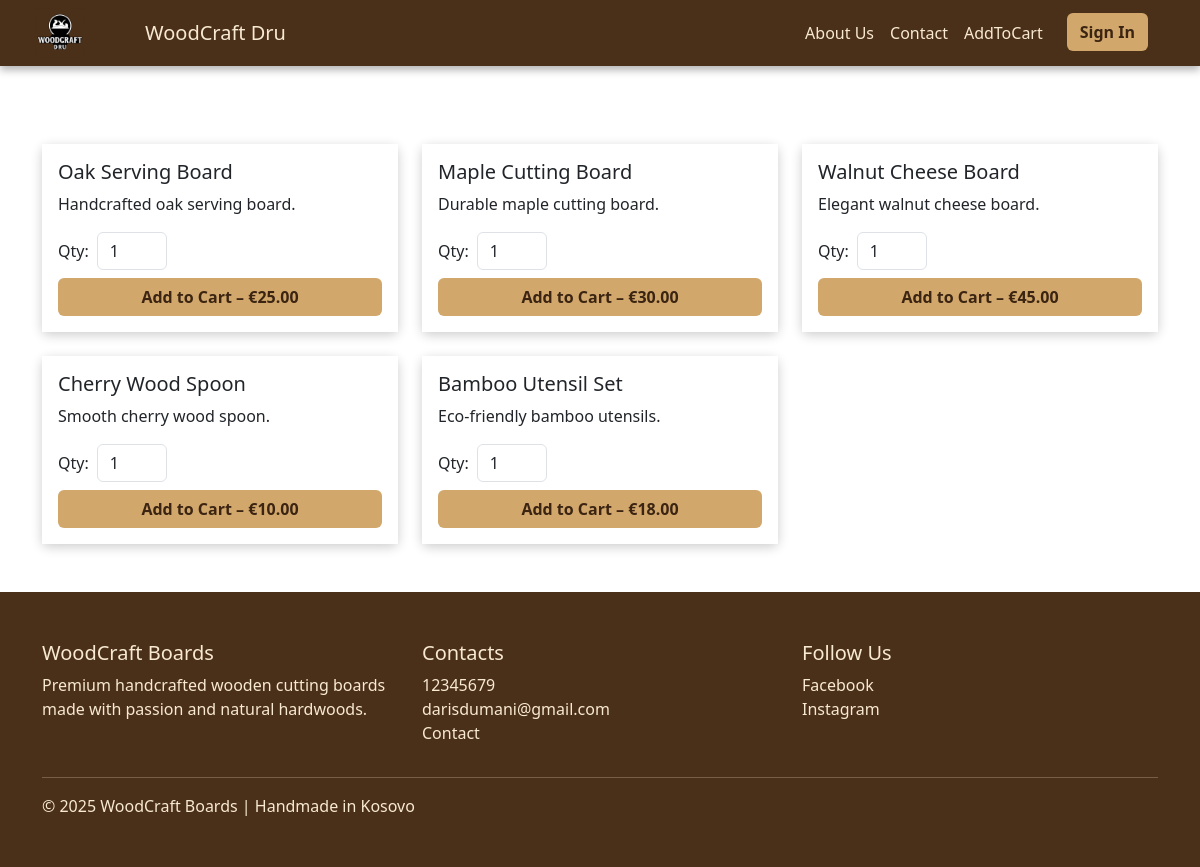
/products.php, run on the app's committed database.
### tables this page shows
CREATE TABLE products (
    id INT AUTO_INCREMENT PRIMARY KEY,
    name VARCHAR(150) NOT NULL,
    description TEXT,
    price DECIMAL(10, 2) NOT NULL,
    stock INT DEFAULT 0,
    image MEDIUMBLOB,
    created_at TIMESTAMP DEFAULT CURRENT_TIMESTAMP
);

### app/models/ProductModel.php (called while the page is built, shortened)
<?php
class ProductModel {
    private $conn;
    private $table = "products";
    public function __construct($db) {
        $this->conn = $db;
    }
    public function all() {
        return $this->conn
            ->query("SELECT * FROM {$this->table}")
            ->fetchAll(PDO::FETCH_ASSOC);
    }
}

### public/products.php (the view, shortened to what this page needs)
<?php
require_once "../app/models/ProductModel.php";
$database = new Database();
$db = $database->connect();
$productModel = new ProductModel($db);
$products = $productModel->all();
?>
<!DOCTYPE html>
<html lang="en">
<head>
  <link href="https://cdn.jsdelivr.net/npm/bootstrap@5.3.3/dist/css/bootstrap.min.css" rel="stylesheet">
  <link rel="stylesheet" href="assets/css/index.css">
</head>
<body>
  <nav class="navbar navbar-expand-lg fixed-top">
    <div style="padding-left: 0px !important; margin-left: 20px !important;" class="container">
      <img style="height: auto; width: 50px; margin-right: 60px ; margin-left: 15px !important; margin-top: 0px;"
        src="assets/img/Logo 3.png">
      <a class="navbar-brand" href="index.php">WoodCraft Dru</a>
      <div class="collapse navbar-collapse" id="navMenu">
        <ul class="navbar-nav ms-auto">
          <li class="nav-item"><a class="nav-link" href="aboutus.php">About Us</a></li>
          <li class="nav-item"><a class="nav-link" href="contactus.php">Contact</a></li>
          <li class="nav-item"><a class="nav-link" href="cart.php">AddToCart</a></li>
          <li class="nav-item ms-lg-3">
            <?php if (isset($_SESSION['user'])): ?>
              <a class="btn btn-wood" href="account.php">My Account</a>
              <a class="btn btn-wood ms-2" href="../routes/logout.php">Logout</a>
            <?php else: ?>
              <a class="btn btn-wood" href="login.php">Sign In</a>
            <?php endif; ?>
          </li>
        </ul>
      </div>
    </div>
  </nav>
  <section id="products" class="container py-5">
    <div id="productRow" class="row g-4">
      <?php foreach ($products as $product): ?>
        <div class="col-md-4">
          <div class="card">
            <div class="card-body">
              <h5 class="card-title"><?= htmlspecialchars($product['name']) ?></h5>
              <p class="card-text"><?= htmlspecialchars($product['description']) ?></p>
              <form action="../routes/cart.php" method="POST">
                <div class="d-flex align-items-center mb-2">
                  <label for="qty-<?= $product['id'] ?>" class="me-2 mb-0">Qty:</label>
                  <input type="number" id="qty-<?= $product['id'] ?>" name="quantity" value="1" min="1"
                    class="form-control" style="width: 70px;">
                </div>
                <button type="submit" class="btn btn-wood w-100">
                  Add to Cart – €<?= number_format($product['price'], 2) ?>
                </button>
              </form>
            </div>
          </div>
        </div>
      <?php endforeach; ?>
    </div>
  </section>
  <footer class="footer text-center text-lg-start">
    <div class="container py-4">
      <div class="row">
        <div class="col-md-4 mb-3">
          <h5 class="footer-title">WoodCraft Boards</h5>
          <p>Premium handcrafted wooden cutting boards made with passion and natural hardwoods.</p>
        </div>
        <div class="col-md-4 mb-3">
          <h5 class="footer-title">Contacts</h5>
          <i class="fa fa-phone"></i> 12345679<br>
          <i class="fa fa-envelope"></i> darisdumani@gmail.com<br>
          <i class="fa fa-address-book"></i> <a href="contactus.php"
            style="color:#f8e9d2;text-decoration:none;">Contact</a>
        </div>
        <div class="col-md-4 mb-3">
          <h5 class="footer-title">Follow Us</h5>
          <i class="fa fa-facebook"></i> <a href="#" style="color:#f8e9d2;text-decoration:none;">Facebook</a><br>
          <i class="fa fa-instagram"></i> <a href="#" style="color:#f8e9d2;text-decoration:none;">Instagram</a>
        </div>
      </div>
      <hr>
      <p class="mb-0">&copy; 2025 WoodCraft Boards | Handmade in Kosovo</p>
    </div>
  </footer>
</body>
</html>

### public/assets/css/index.css (style rules this page uses)
:root { --brown-dark: #4a2f19; --brown-mid: #795734; --brown-light: #d1a76b; --beige: #f8e9d2; }
.navbar { background-color: var(--brown-dark); box-shadow: 0 4px 8px rgba(0,0,0,0.3); }
.navbar-brand, .nav-link { color: var(--beige) !important; font-weight: 500; }
.btn-wood { background-color: var(--brown-light); color: #3b2412 !important; border-radius: 6px; font-weight: 600; }
#productRow { padding-top: 12vh; }
.card { border: none; box-shadow: 0 3px 12px rgba(0,0,0,0.2); transition: 0.3s; }
.card-body { background-color: #fff; }
footer { background: var(--brown-dark); color: var(--beige); padding: 25px 0; }

### data on the page
products: name "Oak Serving Board", description "Handcrafted oak serving board.", quantity "1", price "25.00"
products: name "Maple Cutting Board", description "Durable maple cutting board.", price "30.00"
products: name "Walnut Cheese Board", description "Elegant walnut cheese board.", price "45.00"
products: name "Cherry Wood Spoon", description "Smooth cherry wood spoon.", price "10.00"
products: name "Bamboo Utensil Set", description "Eco-friendly bamboo utensils.", price "18.00"
